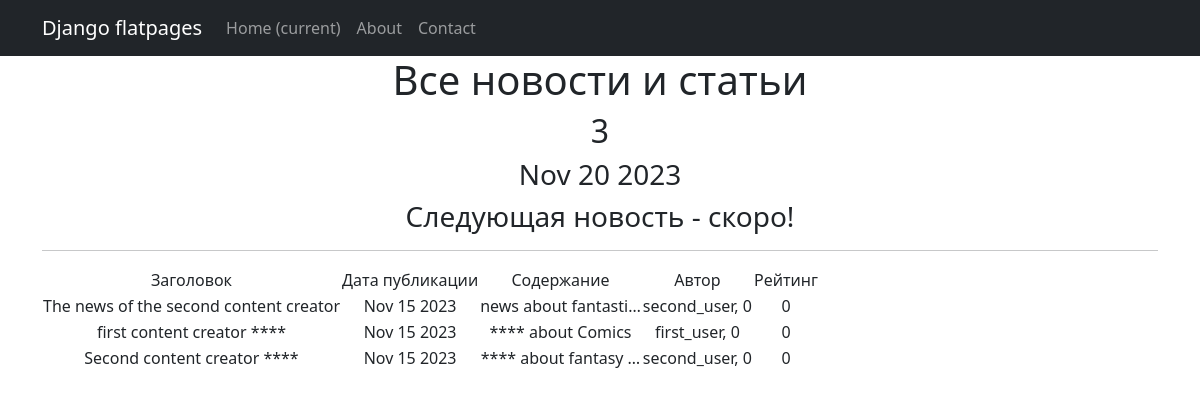
Page /newslist/ on the committed database.
### news/models.py (models this page shows, shortened)
class Post(models.Model):
    news = 'news'
    content = 'content'
    CATEGORY = [(news, 'новость'), (content, 'статья')]
    creator = models.ForeignKey(Author, on_delete=models.CASCADE)
    type_choice = models.CharField(max_length=7, choices=CATEGORY, default=content)
    creation_time = models.DateTimeField(auto_now=True)
    post_category = models.ManyToManyField(Category, through='PostCategory')
    header = models.CharField(max_length=128)
    content = models.TextField()
    rating = models.SmallIntegerField(default=0)

class Author(models.Model):
    content_creator = models.OneToOneField(User, on_delete=models.CASCADE)
    rating_content = models.SmallIntegerField(default=0)
    def __str__(self):
        return f'{self.content_creator}, {self.rating_content}'

### news/views.py (the view)
# urls.py: path('', PostList.as_view()),
class PostList(ListView):
    model = Post
    ordering = 'creation_time'
    template_name = 'newslist.html'
    context_object_name = 'newslist'
    def get_context_data(self, **kwargs):
        context = super().get_context_data(**kwargs)
        context['time_now'] = datetime.utcnow()
        context['next_news'] = "Следующая новость - скоро!"
        return context

### news/templatetags/custom_filters.py (called while the page is built)
@register.filter()
def censor(value: str) -> str:
    return value.replace('text', '****')

### templates/newslist.html (shortened to what this page needs)
{% extends 'flatpages/default.html' %}
{% load custom_filters %}
{% block content %}
   <h1>Все новости и статьи</h1>
   <h2>{{ newslist|length }}</h2>
   <h3>{{ time_now|date:'M d Y' }}</h3>
   <h3> {{ next_news|default_if_none:"чуть позже будет больше новостей" }} </h3>
   <hr>
   {% if newslist %}
       <table>
           <tr>
               <td>Заголовок</td>
               <td>Дата публикации</td>
               <td>Содержание</td>
               <td>Автор</td>
               <td>Рейтинг</td>
           </tr>
           {% for news in newslist %}
           <tr>
               <td>{{ news.header|censor }}</td>
               <td>{{ news.creation_time|date:'M d Y' }}</td>
               <td>{{ news.content|censor|truncatechars:20 }}</td>
               <td>{{ news.creator }}</td>
               <td>{{ news.rating }}</td>
           </tr>
           {% endfor %}
       </table>
   {% else %}
       <h2>Новостей нет!</h2>
   {% endif %}
{% endblock content %}

### templates/flatpages/default.html (shortened to what this page needs)
<!DOCTYPE html>
<html lang="en">
    <head>
        {% load static %}
        <link href="{% static 'css/styles.css' %}" rel="stylesheet" />
    </head>
    <body>
        <nav class="navbar navbar-expand-lg navbar-dark bg-dark static-top">
            <div class="container">
                <a class="navbar-brand" href="#">Django flatpages</a>
                <div class="collapse navbar-collapse" id="navbarResponsive">
                    <ul class="navbar-nav ml-auto">
                        <li class="nav-item active">
                            <a class="nav-link" href="#">Home
                                <span class="sr-only">(current)</span>
                            </a>
                        </li>
                        <li class="nav-item">
                            <a class="nav-link" href="/about/">About</a>
                        </li>
                        <li class="nav-item">
                            <a class="nav-link" href="/contacts/">Contact</a>
                        </li>
                    </ul>
                </div>
           </div>
        </nav>
        <div class="container">
           <div class="row">
               <div class="col-lg-12 text-center">
                   {% block content %}{% endblock content %}
               </div>
           </div>
        </div>
    </body>
</html>

### rows in the picture
Post: header|censor "The news of the second content creator", creation_time "Nov 15 2023", content|censor "news about fantasti…", creator "second_user, 0", rating "0"
Post: header|censor "first content creator ****", creation_time "Nov 15 2023", content|censor "**** about Comics", creator "first_user, 0", rating "0"
Post: header|censor "Second content creator ****", creation_time "Nov 15 2023", content|censor "**** about fantasy …", creator "second_user, 0", rating "0"

### other values in the picture
{{ newslist|length }} "3"
{{ time_now|date:'M d Y' }} "Nov 20 2023"
{{ next_news|default_if_none:"чуть позже будет больше новостей" }} "Следующая новость - скоро!"
